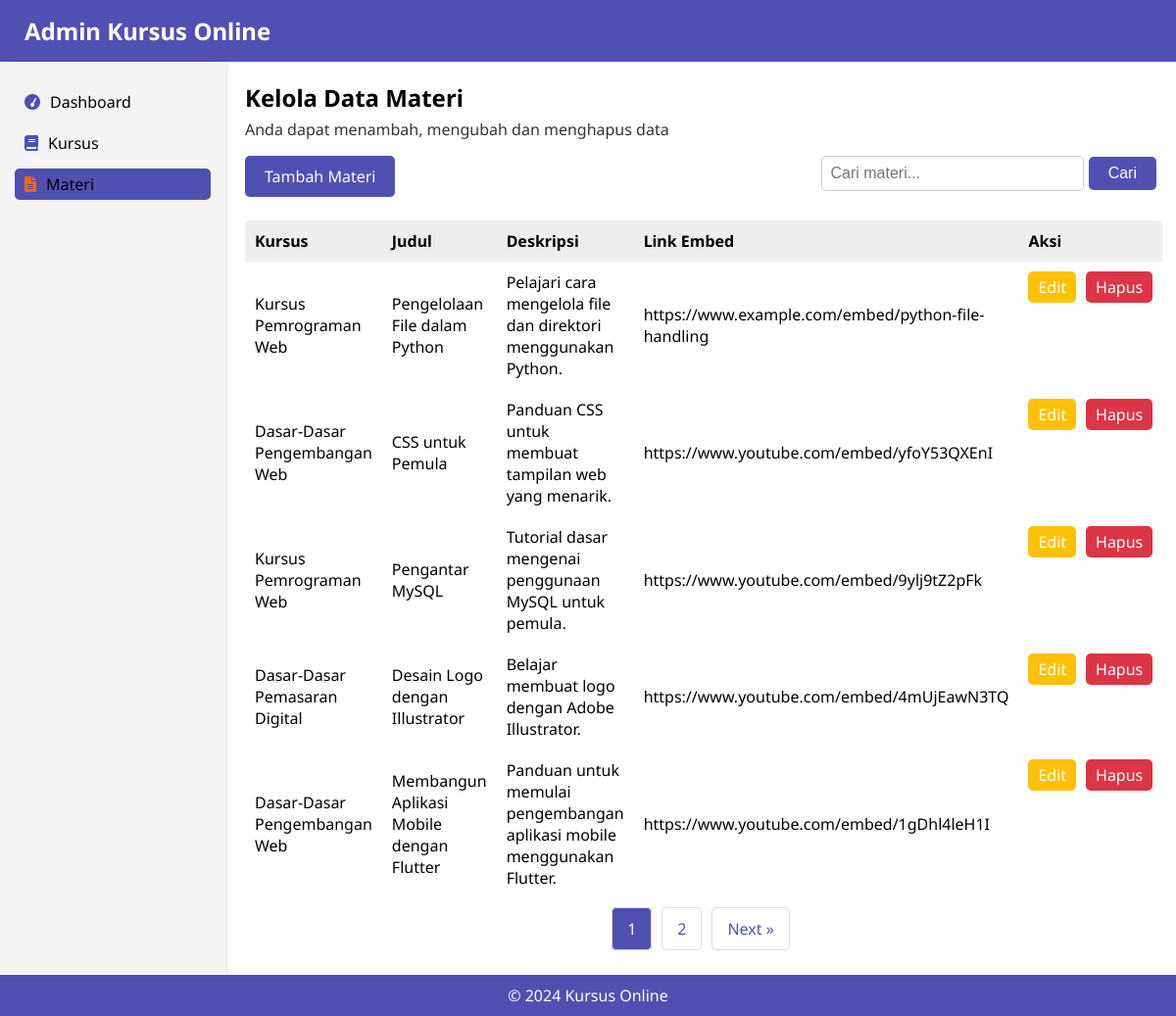
The app's page /materi.php with its own data.
### tables this page shows
CREATE TABLE `materials` (
  `id` int(11) NOT NULL,
  `course_id` int(11) NOT NULL,
  `title` varchar(255) NOT NULL,
  `description` text NOT NULL,
  `embed_link` varchar(255) NOT NULL
);

CREATE TABLE `courses` (
  `id` int(11) NOT NULL,
  `title` varchar(255) NOT NULL,
  `description` text NOT NULL,
  `duration` varchar(50) NOT NULL
);

### materi.php (the view, shortened to what this page needs)
<?php
require "Database/database.php";
$search = isset($_GET['search']) ? mysqli_real_escape_string($conn, $_GET['search']) : '';
$queryTotalCourses = "SELECT COUNT(*) AS total
                      FROM materials
                      JOIN courses ON materials.course_id = courses.id
                      WHERE courses.title LIKE '%$search%'
                      OR materials.title LIKE '%$search%'";
$resultTotalCourses = mysqli_query($conn, $queryTotalCourses);
$totalCourses = mysqli_fetch_assoc($resultTotalCourses)['total'];
$perPage = 5;
$currentPage = isset($_GET['page']) ? (int)$_GET['page'] : 1;
$offset = ($currentPage - 1) * $perPage;
$totalPages = ceil($totalCourses / $perPage);
$queryAllCourses = "
    SELECT materials.*, courses.title AS course_title
    FROM materials
    JOIN courses ON materials.course_id = courses.id
    WHERE courses.title LIKE '%$search%'
    OR materials.title LIKE '%$search%'
    LIMIT $perPage OFFSET $offset";
$resultAllCourses = mysqli_query($conn, $queryAllCourses);
?>
<!DOCTYPE html>
<html lang="en">
<head>
    <link rel="stylesheet" href="style.css">
    <link rel="stylesheet" href="https://cdnjs.cloudflare.com/ajax/libs/font-awesome/6.0.0-beta3/css/all.min.css">
</head>
<body>
    <header>
        <h1>Admin Kursus Online</h1>
    </header>
    <div style="display: flex; flex: 1;">
        <?php include 'sidebar.php'; ?>
        <div class="content">
            <h2>Kelola Data Materi</h2>
            <p>Anda dapat menambah, mengubah dan menghapus data</p>
            <div class="top-container">
                <div class="button-container">
                    <a href="tambahmateri.php">Tambah Materi</a>
                </div>
                <div class="search-container">
                    <form action="" method="GET">
                        <input type="text" name="search" placeholder="Cari materi..." value="<?php echo htmlspecialchars($search); ?>">
                        <button type="submit">Cari</button>
                    </form>
                </div>
            </div>
            <?php if (mysqli_num_rows($resultAllCourses) > 0): ?>
            <table>
                <thead>
                    <tr>
                        <th>Kursus</th>
                        <th>Judul</th>
                        <th>Deskripsi</th>
                        <th>Link Embed</th>
                        <th>Aksi</th>
                    </tr>
                </thead>
                <tbody>
                    <?php while ($course = mysqli_fetch_assoc($resultAllCourses)): ?>
                        <tr>
                            <td><?php echo htmlspecialchars($course['course_title']); ?></td>
                            <td><?php echo htmlspecialchars($course['title']); ?></td>
                            <td><?php echo htmlspecialchars($course['description']); ?></td>
                            <td><?php echo htmlspecialchars($course['embed_link']); ?></td>
                            <td class="action-buttons">
                                <a href="editmateri.php?id=<?php echo $course['id']; ?>">Edit</a>
                                <a href="#" class="delete" onclick="openConfirmModal('hapus-materi.php?id=<?php echo $course['id']; ?>')">Hapus</a>
                            </td>
                        </tr>
                    <?php endwhile; ?>
                </tbody>
            </table>
            <?php else: ?>
                <p>Tidak ada data materi yang tersedia.</p>
            <?php endif; ?>
            <ul class="pagination">
                <?php for ($i = 1; $i <= $totalPages; $i++): ?>
                    <li><a href="?page=<?php echo $i; ?>&search=<?php echo htmlspecialchars($search); ?>" class="<?php echo $i == $currentPage ? 'active' : ''; ?>"><?php echo $i; ?></a></li>
                <?php endfor; ?>
                <?php if ($currentPage < $totalPages): ?>
                    <li><a href="?page=<?php echo $currentPage + 1; ?>&search=<?php echo htmlspecialchars($search); ?>">Next &raquo;</a></li>
                <?php endif; ?>
            </ul>
        </div>
    </div>
    <footer>
        &copy; 2024 Kursus Online
    </footer>
</body>
</html>

### sidebar.php
<div id="sidebar">
        <div class="nav-item">
            <a href="index.php" class="<?php echo basename($_SERVER['PHP_SELF']) == 'index.php' ? 'active' : ''; ?>">
                <i class="fas fa-tachometer"></i>Dashboard
            </a>
        </div>
        <div class="nav-item">
            <a href="kursus.php" class="<?php echo basename($_SERVER['PHP_SELF']) == 'kursus.php' ? 'active' : ''; ?>">
                <i class="fas fa-book"></i>Kursus
            </a>
        </div>
        <div class="nav-item">
            <a href="materi.php" class="<?php echo basename($_SERVER['PHP_SELF']) == 'materi.php' ? 'active' : ''; ?>">
                <i class="fas fa-file-alt"></i>Materi
            </a>
        </div>
    </div>

### style.css (style rules this page uses)
body { font-family: 'Noto Sans', sans-serif; margin: 0; padding: 0; display: flex; flex-direction: column; height: 100vh; }
header { background-color: #5050B2; color: white; padding: 15px; display: flex; width: auto; align-items: center; }
header h1 { margin: 0 10px; font-size: 24px; font-weight: 20px; color: #FFFFFF; }
#sidebar { width: 200px; background: #f4f4f4; padding: 15px; box-shadow: 2px 0 5px rgba(0,0,0,0.1); height: 100%; overflow-y: auto; }
.nav-item { margin: 10px 0; display: flex; align-items: center; }
.nav-item a { color: #000; text-decoration: none; display: block; padding: 5px 10px; border-radius: 5px; flex-grow: 1; }
.nav-item a:hover, .nav-item a.active { background-color: #5050B2; color: #000; }
.nav-item i { margin-right: 10px; color: #5050B2; transition: color 0.3s; flex-shrink: 0; }
.nav-item a:hover i, .nav-item a.active i { color: #FF6600; }
.content { flex: 1; padding: 20px; }
footer { background-color: #5050B2; color: white; text-align: center; padding: 10px; display: fixed; }
table { width: 100%; border-collapse: collapse; margin-top: 0; border-radius: 45px; }
th, td { padding: 10px; text-align: left; }
th { background-color: #EEEEEE; white-space: nowrap; }
.button-container { margin-bottom: 10px; }
.button-container a { background-color: #5050B2; font-size: 14px; color: white; padding: 10px 20px; border-radius: 5px; text-decoration: none; }
.action-buttons { display: flex; gap: 10px; }
.action-buttons a { background-color: #FFC107; color: white; padding: 5px 10px; border-radius: 5px; text-decoration: none; }
.action-buttons a.delete { background-color: #dc3545; }
.pagination { display: flex; justify-content: center; margin-top: 20px; list-style: none; padding: 0; }
.pagination li { margin: 0 5px; }
.pagination li a { text-decoration: none; color: #5050B2; padding: 10px 15px; border-radius: 5px; border: 1px solid #ddd; }
.pagination li a:hover, .pagination li a.active { background-color: #5050B2; color: white; }
.content h2 { margin: 0; font-size: 28px; }
.content p { margin-top: 10px; font-size: 16px; color: #333; }

### materi.php (style rules this page uses)
table { width: 100%; border-collapse: collapse; margin-top: 0; border-radius: 5px; overflow: hidden; }
th, td { padding: 10px; text-align: left; }
th { background-color: #EEEEEE; white-space: nowrap; }
.content h2 { font-size: 24px; }
.content p { margin-top: 5px; font-size: 16px; }
.content { padding: 20px; overflow: auto; }
.search-container { margin-bottom: 15px; display: flex; justify-content: flex-end; }
.top-container { display: flex; justify-content: space-between; align-items: center; margin-bottom: 15px; }
.button-container a { padding: 10px 20px; font-size: 16px; color: white; background-color: #5050B2; border: none; border-radius: 5px; text-decoration: none; cursor: pointer; }
.search-container input[type="text"] { padding: 8px; font-size: 16px; width: 250px; border: 1px solid #ccc; border-radius: 5px; }
.search-container button { padding: 8px 20px; font-size: 16px; color: white; background-color: #5050B2; border: none; border-radius: 5px; cursor: pointer; }

### records on screen
materials: course.title "Kursus Pemrograman Web", title "Pengelolaan File dalam Python", description "Pelajari cara mengelola file dan direktori menggunakan Python.", embed_link "https://www.example.com/embed/python-file-handling"
materials: course.title "Dasar-Dasar Pengembangan Web", title "CSS untuk Pemula", description "Panduan CSS untuk membuat tampilan web yang menarik.", embed_link "https://www.youtube.com/embed/yfoY53QXEnI"
materials: course.title "Kursus Pemrograman Web", title "Pengantar MySQL", description "Tutorial dasar mengenai penggunaan MySQL untuk pemula.", embed_link "https://www.youtube.com/embed/9ylj9tZ2pFk"
materials: course.title "Dasar-Dasar Pemasaran Digital", title "Desain Logo dengan Illustrator", description "Belajar membuat logo dengan Adobe Illustrator.", embed_link "https://www.youtube.com/embed/4mUjEawN3TQ"
materials: course.title "Dasar-Dasar Pengembangan Web", title "Membangun Aplikasi Mobile dengan Flutter", description "Panduan untuk memulai pengembangan aplikasi mobile menggunakan Flutter.", embed_link "https://www.youtube.com/embed/1gDhl4leH1I"
